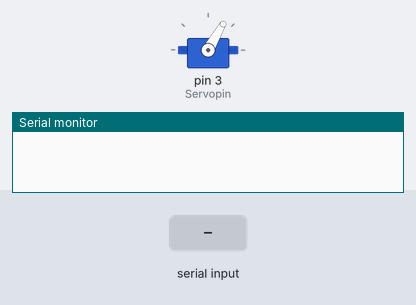
Simulated run of this sketch. Board: Arduino Uno, built with avr-gcc and run on an emulated ATmega328P. Shown: servo, the last lines printed to the serial monitor. Inputs (shaded band) come from the test bench.

Above: at 1.2 s.
1.3 s: "30,150\n" received over Serial
At 1.8 s:
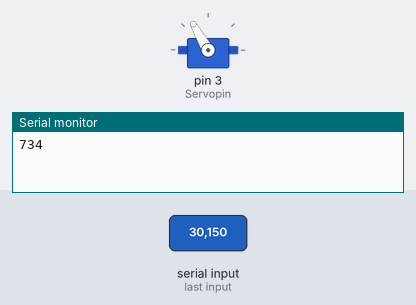
Timing chart, 0 to 4.3 s (numbered marks = the images above; inputs shaded):
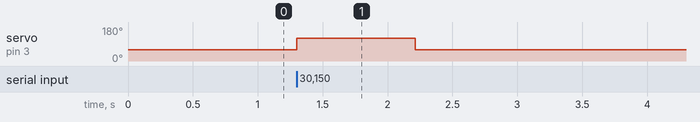

The sketch:

tyt.ino
```cpp
#include<Servo.h>
Servo myservo;
int Servopin = 3;

void setup() {
  myservo.attach(Servopin);
  Serial.begin(9600);
}

void loop() {
  int k = -1;
  myservo.write(60);
  if(Serial.available()){
    k = Serial.read();
  }
  if(k >= 0){
    k = k - 48;
    switch(k){
      case 1:
        k = (int)k * 258 - 80;
        Serial.println(k);
        myservo.write(120);
        delay(k);
        myservo.write(60);
        break;
      case 2:
        k = (int)k * 258 - 40;
        Serial.println(k);
        myservo.write(120);
        delay(k);
        myservo.write(60);
        break;
      case 3:
        k = (int)k * 258 - 40;
        Serial.println(k);
        myservo.write(120);
        delay(k);
        myservo.write(60);
        break;
      case 4:
        k = (int)k * 258 - 120;
        Serial.println(k);
        myservo.write(120);
        delay(k);
        myservo.write(60);
        break;
      default:
        break;
    }
  }
}
```

Measured:
- after the input at 1.3 s, servo on pin 3 (Servopin): 60° → 120° at once, → 60° 0.91 s later
